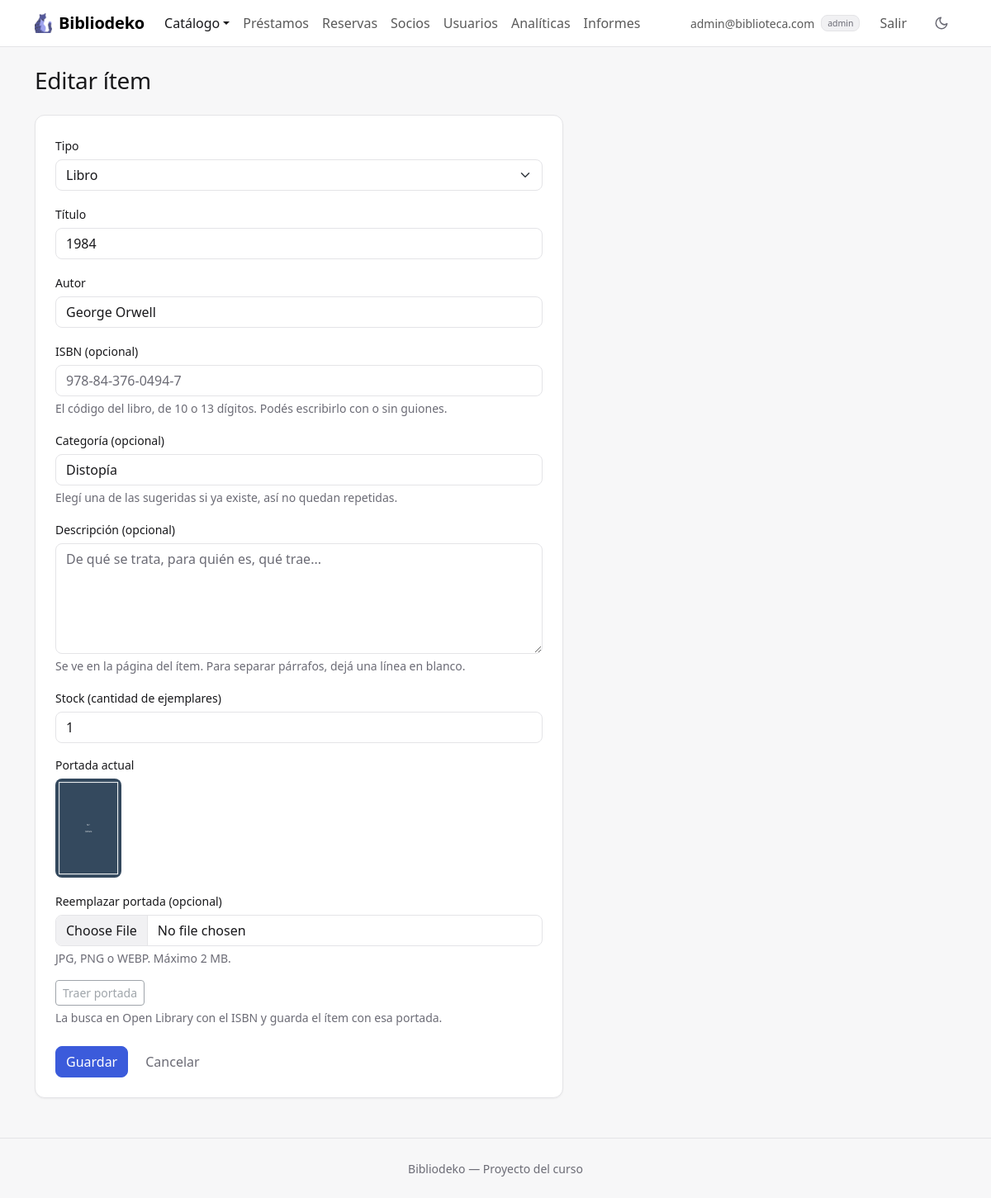
Before: /index.php?accion=formEditarItem&id=2 (signed in) with the older database file.
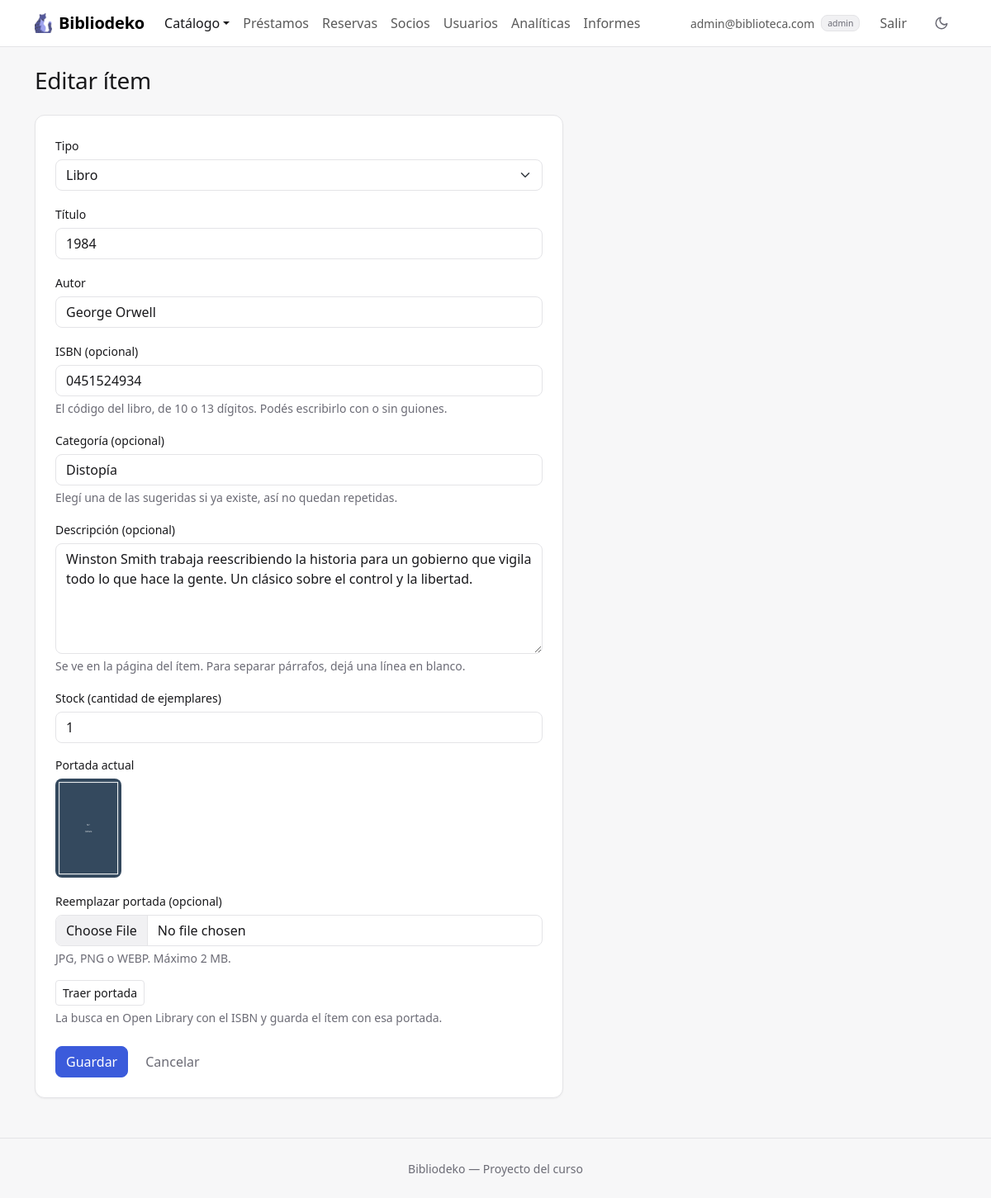
After: the same page with the newer database file.
### tables this page shows
CREATE TABLE IF NOT EXISTS items (
    id          INT AUTO_INCREMENT PRIMARY KEY,
    tipo        ENUM('libro', 'juego', 'proyecto') NOT NULL DEFAULT 'libro',
    titulo      VARCHAR(150) NOT NULL,
    autor       VARCHAR(100) NOT NULL,
    categoria   VARCHAR(50)  NULL,
    isbn        VARCHAR(13)  NULL UNIQUE,
    descripcion TEXT         NULL,
    stock       INT UNSIGNED NOT NULL DEFAULT 1,
    imagen      VARCHAR(100) NOT NULL DEFAULT 'default.png',
    CHECK (isbn IS NULL OR tipo = 'libro')
);

### controllers/ItemController.php (called while the page is built, shortened)
<?php
require_once __DIR__ . '/../models/Item.php';
function mostrarFormItem($item = null, $error = null) {
    require __DIR__ . '/../views/items/form.php';
}
function formEditarItem() {
    global $pdo;
    $item = Item::buscarPorId($pdo, $_GET['id'] ?? '');
    mostrarFormItem($item);
}

### models/Item.php (called while the page is built, shortened)
<?php
class Item {
    private $tipo;
    private $titulo;
    private $autor;
    private $categoria;
    private $isbn;
    private $descripcion;
    private $stock;
    private $imagen;
    public function __construct($id, $tipo, $titulo, $autor, $categoria, $isbn, $descripcion, $stock, $imagen, $prestados, $apartados) {
        $this->tipo = $tipo;
        $this->titulo = $titulo;
        $this->autor = $autor;
        $this->categoria = $categoria;
        $this->isbn = $isbn;
        $this->descripcion = $descripcion;
        $this->stock = $stock;
        $this->imagen = $imagen;
    }
    public function getTipo() { return $this->tipo; }
    public function getTitulo() { return $this->titulo; }
    public function getAutor() { return $this->autor; }
    public function getCategoria() { return $this->categoria; }
    public function getIsbn() { return $this->isbn; }
    public function getDescripcion() { return $this->descripcion; }
    public function getStock() { return $this->stock; }
    public function getImagen() { return $this->imagen; }
    public static function etiquetaAutor($tipo) {
        if ($tipo === 'libro') {
            return 'Autor';
        }
        return $tipo === '' ? 'Autor o creador' : 'Creador';
    }
    private static function selectConUso() {
        return "
            SELECT i.*,
                   (SELECT COUNT(*) FROM prestamos p WHERE p.item_id = i.id AND p.estado = 'activo') AS prestados,
                   (SELECT COUNT(*) FROM reservas r WHERE r.item_id = i.id AND " . Reserva::LISTA_VIGENTE . ") AS apartados
            FROM items i
        ";
    }
    private static function desdeFila($f) {
        return new Item($f['id'], $f['tipo'], $f['titulo'], $f['autor'], $f['categoria'], $f['isbn'], $f['descripcion'], $f['stock'], $f['imagen'], $f['prestados'], $f['apartados']);
    }
    public static function buscarPorId($pdo, $id) {
        $stmt = $pdo->prepare(self::selectConUso() . ' WHERE i.id = ?');
        $stmt->execute([date('Y-m-d'), $id]);
        $f = $stmt->fetch();
        return $f ? self::desdeFila($f) : null;
    }
}

### views/items/form.php (the view, shortened to what the changed rows need)
<?php
$tituloPagina = isset($item) ? 'Editar ítem' : 'Nuevo ítem';
require __DIR__ . '/../header.php';
?>
<div class="encabezado">
  <h1 class="h3"><?= htmlspecialchars($tituloPagina) ?></h1>
</div>
<?php
$tipoElegido = $_POST['tipo'] ?? (isset($item) ? $item->getTipo() : 'libro');
$titulo      = $_POST['titulo'] ?? (isset($item) ? $item->getTitulo() : '');
$autor       = $_POST['autor'] ?? (isset($item) ? $item->getAutor() : '');
$categoria   = $_POST['categoria'] ?? (isset($item) ? ($item->getCategoria() ?? '') : '');
$isbn        = $_POST['isbn'] ?? (isset($item) ? ($item->getIsbn() ?? '') : '');
$descripcion = $_POST['descripcion'] ?? (isset($item) ? ($item->getDescripcion() ?? '') : '');
$stock       = $_POST['stock'] ?? (isset($item) ? $item->getStock() : '1');
?>
<div class="card ancho-formulario">
  <div class="card-body p-4">
    <form method="POST"
      action="index.php?accion=<?= isset($item) ? 'editarItem' : 'crearItem' ?>"
      enctype="multipart/form-data">
      <div class="mb-3">
        <label class="form-label" for="tipo">Tipo</label>
        <select id="tipo" name="tipo" class="form-select" required>
          <?php foreach (Item::TIPOS as $tipo): ?>
            <option value="<?= htmlspecialchars($tipo) ?>" <?= $tipo === $tipoElegido ? 'selected' : '' ?>><?= htmlspecialchars(ucfirst($tipo)) ?></option>
          <?php endforeach; ?>
        </select>
      </div>
      <div class="mb-3">
        <label class="form-label" for="titulo">Título</label>
        <input type="text" id="titulo" name="titulo" class="form-control" required maxlength="150" value="<?= htmlspecialchars($titulo) ?>">
      </div>
      <div class="mb-3">
        <label class="form-label" for="autor" id="etiqueta-autor"><?= htmlspecialchars(Item::etiquetaAutor($tipoElegido)) ?></label>
        <input type="text" id="autor" name="autor" class="form-control" required maxlength="100" value="<?= htmlspecialchars($autor) ?>">
      </div>
      <div class="mb-3 solo-libros" <?= $tipoElegido === 'libro' ? '' : 'hidden' ?>>
        <label class="form-label" for="isbn">ISBN (opcional)</label>
        <input type="text" id="isbn" name="isbn" class="form-control" maxlength="20" inputmode="numeric" autocomplete="off"
          placeholder="978-84-376-0494-7" value="<?= htmlspecialchars($isbn) ?>">
        <div class="form-text">El código del libro, de 10 o 13 dígitos. Podés escribirlo con o sin guiones.</div>
      </div>
      <div class="mb-3">
        <label class="form-label" for="categoria">Categoría (opcional)</label>
        <input type="text" id="categoria" name="categoria" class="form-control" maxlength="50" placeholder="Novela, Estrategia, Robótica..."
          list="categorias" autocomplete="off" value="<?= htmlspecialchars($categoria) ?>">
        <div class="form-text">Elegí una de las sugeridas si ya existe, así no quedan repetidas.</div>
      </div>
      <div class="mb-3">
        <label class="form-label" for="descripcion">Descripción (opcional)</label>
        <textarea id="descripcion" name="descripcion" class="form-control" rows="5" maxlength="<?= MAX_DESCRIPCION ?>"
          placeholder="De qué se trata, para quién es, qué trae..."><?= htmlspecialchars($descripcion) ?></textarea>
        <div class="form-text">Se ve en la página del ítem. Para separar párrafos, dejá una línea en blanco.</div>
      </div>
      <div class="mb-3">
        <label class="form-label" for="stock">Stock (cantidad de ejemplares)</label>
        <input type="number" id="stock" name="stock" class="form-control" min="1" max="9999" step="1" required
          value="<?= htmlspecialchars($stock) ?>">
      </div>
      <?php if (isset($item)): ?>
        <div class="mb-2">
          <p class="form-label">Portada actual</p>
          <img src="uploads/<?= htmlspecialchars($item->getImagen()) ?>" alt="" width="80" class="rounded mb-2">
        </div>
      <?php endif; ?>
      <div class="mb-3">
        <label class="form-label" for="imagen">
          <?= isset($item) ? 'Reemplazar portada (opcional)' : 'Portada (opcional)' ?>
        </label>
        <input type="file" id="imagen" name="imagen" class="form-control" accept=".jpg,.jpeg,.png,.webp">
        <div class="form-text">JPG, PNG o WEBP. Máximo 2&nbsp;MB.</div>
      </div>
      <div class="mb-3 solo-libros" <?= $tipoElegido === 'libro' ? '' : 'hidden' ?>>
        <button type="button" id="boton-traer-portada" class="btn btn-sm btn-outline-secondary" <?= $isbn === '' ? 'disabled' : '' ?>>Traer portada</button>
        <div class="form-text">La busca en Open Library con el ISBN y guarda el ítem con esa portada.</div>
      </div>
      <div class="d-flex gap-2 pt-2">
        <button type="submit" class="btn btn-primary">Guardar</button>
        <a href="index.php?accion=listarItems" class="btn btn-link">Cancelar</a>
      </div>
    </form>
  </div>
</div>
<?php require __DIR__ . '/../footer.php'; ?>

Changed rows visible on the page:
changed items "Autor": isbn (not shown) → "0451524934"; descripcion (not shown) → "Winston Smith trabaja reescribiendo la historia para un gobierno que vigila todo lo que hace la gente. Un clásico sobre el control y la libertad."
Other visible differences:
form field descripcion: "De qué se trata, para quién es, qué trae..." → (not shown)
